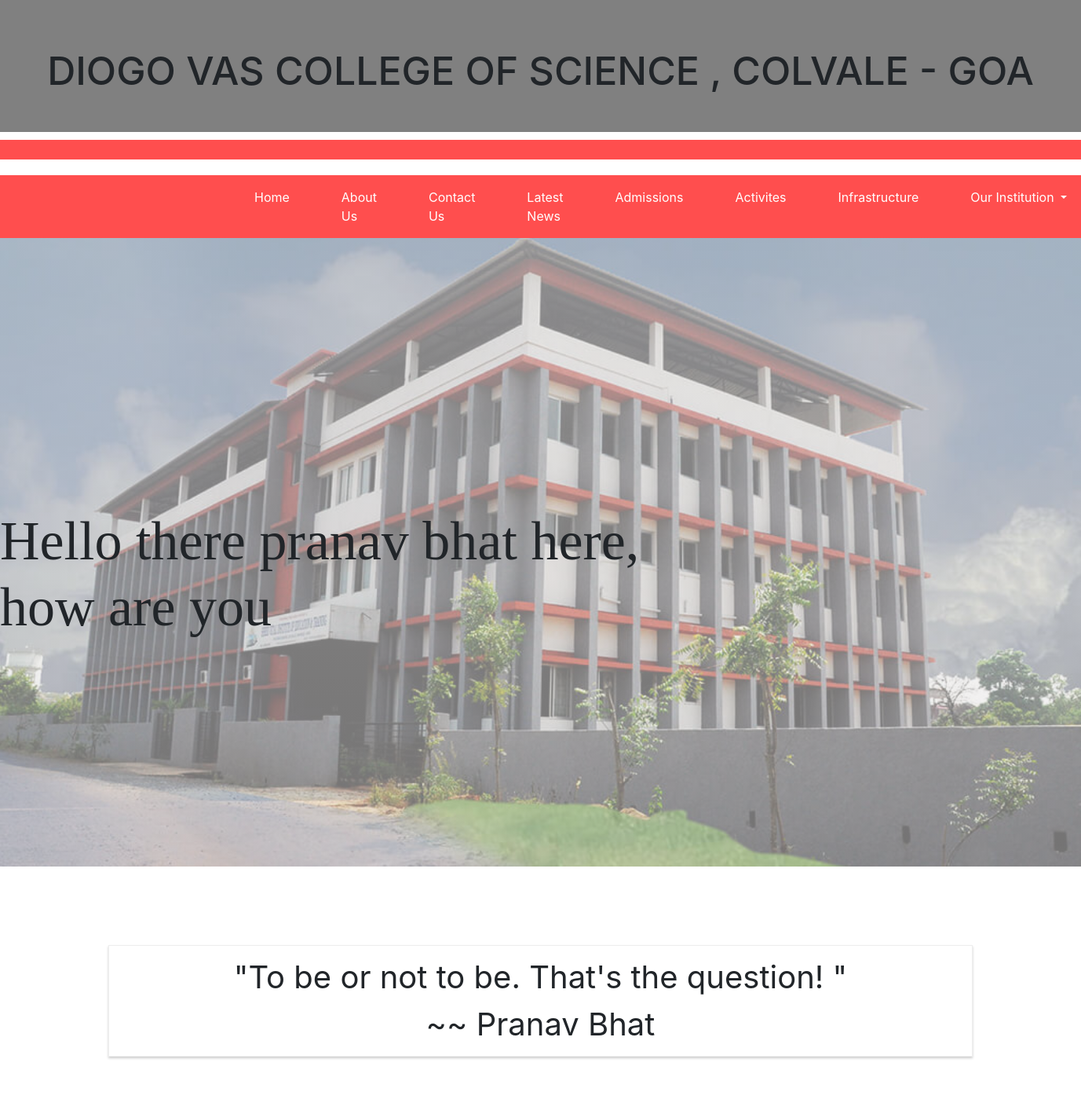
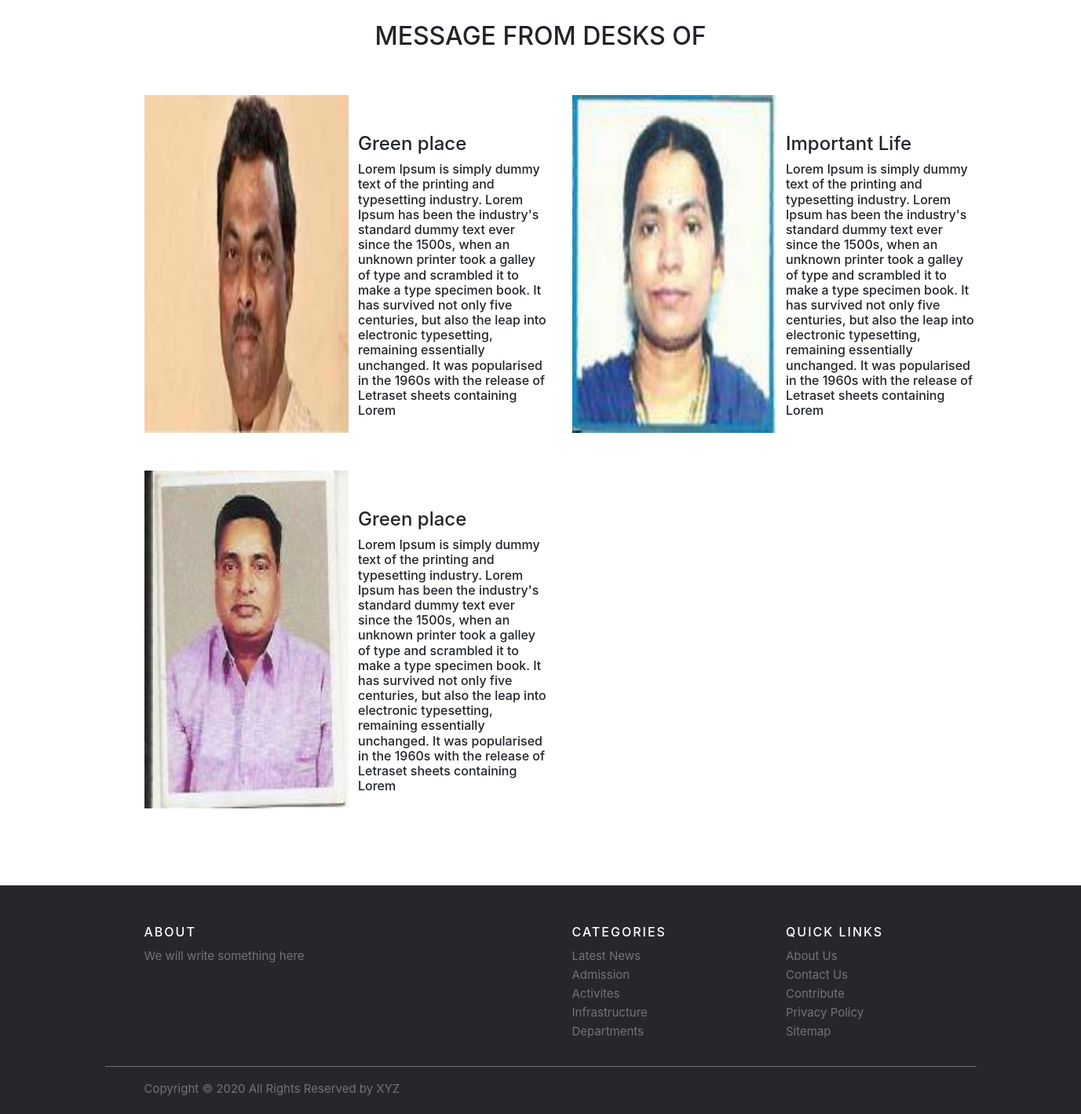
The page / on the database its author committed (2 pictures, top to bottom).
### home/models.py (models this page shows)
class Index_Profile1(models.Model):
    Pic = models.ImageField(upload_to='pic/')
    Pic_title = models.CharField(max_length = 100)
    pic_desc = models.TextField()

### home/views.py (the view)
# urls.py: path("", views.indent, name='home'),
def indent(request):
    result_in = Index_Profile1.objects.all
    return render(request, 'index.html',{'Index_Profile1':result_in,})

### templates/index.html (shortened to what this page needs)
{% extends 'base.html' %}
{% block body %}
<div class="hero-text-box">
  <h1 class="frontline-text">Hello there pranav bhat here,<br> how are you</h1>
</div>
<section class="section-quote" id="quote">
<div class="myquote">
  <q>To be or not to be. That's the question! </q> <br> ~~ Pranav Bhat
</div>
</section>
<div class="reviews">
  <h2 style="text-align: center;">MESSAGE FROM DESKS OF</h2>
<br>
<br>
  <div class="container ">
    <div class="row">
      {% for result in Index_Profile1 %}
      <div class="col-lg-3 col-md-8 col-sm-8 mt-6 mb-5"><img src="{{result.Pic.url }}" class="mr-3 bor" alt="..." width="260px" height="430px" ></div>
      <div class="col-lg-3 col-md-8 col-sm-8 mt-5 mb-5"><h4 class="mt-0">{{result.Pic_title }}</h4>
       <h6> {{result.pic_desc }}</h6></div>
        {% endfor %}
    </div>
  </div>
{% endblock body %}

### templates/base.html (style rules this page uses)
.hero-text-box { background-image: linear-gradient(rgba(231, 230, 230, 0.6) , rgba(231, 229, 229, 0.5)), url(/static/img/Building-view.jpg); background-size: cover; background-position: center; height: 100vh; }
.frontline-text { padding-top: 25%; position: absolute; font-family: 'Times New Roman', Times, serif; font-size: 70px; }
q { quotes: '"' '"' "'" "'"; }
q::before { content: open-quote; }
q::after { content: close-quote; }
.myquote { margin: 100px auto; width: 80%; text-align: center; box-shadow: 0 2px 3px #ccc; border: 1px solid #eee; padding: 10px; box-sizing: border-box; font-size: 40px; }
.row { padding-left: 50px; }
.row { display: flex; }

### rows shown on the page
Index_Profile1: Pic (picture), Pic_title "Green place", pic_desc "Lorem Ipsum is simply dummy text of the printing and typesetting industry. Lorem Ipsum has been the industry's standard dummy text ever since the 1500s, when an unknown printer took a galley of type and scrambled it to make a type specimen book. It has survived not only five centuries, but also the leap into electronic typesetting, remaining essentially unchanged. It was popularised in the 1960s with the release of Letraset sheets containing Lorem"
Index_Profile1: Pic (picture), Pic_title "Important Life", pic_desc "Lorem Ipsum is simply dummy text of the printing and typesetting industry. Lorem Ipsum has been the industry's standard dummy text ever since the 1500s, when an unknown printer took a galley of type and scrambled it to make a type specimen book. It has survived not only five centuries, but also the leap into electronic typesetting, remaining essentially unchanged. It was popularised in the 1960s with the release of Letraset sheets containing Lorem"
Index_Profile1: Pic (picture), Pic_title "Green place", pic_desc "Lorem Ipsum is simply dummy text of the printing and typesetting industry. Lorem Ipsum has been the industry's standard dummy text ever since the 1500s, when an unknown printer took a galley of type and scrambled it to make a type specimen book. It has survived not only five centuries, but also the leap into electronic typesetting, remaining essentially unchanged. It was popularised in the 1960s with the release of Letraset sheets containing Lorem"
